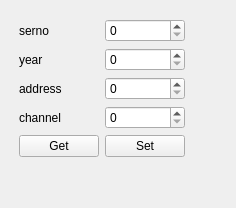
<?xml version="1.0" encoding="UTF-8"?>
<ui version="4.0">
 <class>SerialPort_V786_2_test_param</class>
 <widget class="QWidget" name="SerialPort_V786_2_test_param">
  <property name="windowTitle">
   <string>Form</string>
  </property>
  <layout class="QVBoxLayout" name="verticalLayout">
   <item>
    <layout class="QGridLayout" name="gridLayout_2">
     <property name="leftMargin">
      <number>8</number>
     </property>
     <property name="topMargin">
      <number>8</number>
     </property>
     <item row="0" column="0">
      <layout class="QGridLayout" name="gridLayout">
       <item row="2" column="1">
        <widget class="QSpinBox" name="sb_year"/>
       </item>
       <item row="4" column="1">
        <widget class="QSpinBox" name="sb_channel"/>
       </item>
       <item row="3" column="0">
        <widget class="QLabel" name="label_3">
         <property name="text">
          <string>address</string>
         </property>
        </widget>
       </item>
       <item row="1" column="1">
        <widget class="QSpinBox" name="sb_serno"/>
       </item>
       <item row="3" column="1">
        <widget class="QSpinBox" name="sb_address"/>
       </item>
       <item row="3" column="2">
        <spacer name="horizontalSpacer">
         <property name="orientation">
          <enum>Qt::Horizontal</enum>
         </property>
         <property name="sizeHint" stdset="0">
          <size>
           <width>40</width>
           <height>20</height>
          </size>
         </property>
        </spacer>
       </item>
       <item row="1" column="0">
        <widget class="QLabel" name="label">
         <property name="text">
          <string>serno</string>
         </property>
        </widget>
       </item>
       <item row="2" column="0">
        <widget class="QLabel" name="label_2">
         <property name="text">
          <string>year</string>
         </property>
        </widget>
       </item>
       <item row="5" column="0">
        <widget class="QPushButton" name="btn_get">
         <property name="text">
          <string>Get</string>
         </property>
        </widget>
       </item>
       <item row="5" column="1">
        <widget class="QPushButton" name="btn_set">
         <property name="text">
          <string>Set</string>
         </property>
        </widget>
       </item>
       <item row="4" column="0">
        <widget class="QLabel" name="label_4">
         <property name="text">
          <string>channel</string>
         </property>
        </widget>
       </item>
       <item row="6" column="1">
        <spacer name="verticalSpacer">
         <property name="orientation">
          <enum>Qt::Vertical</enum>
         </property>
         <property name="sizeHint" stdset="0">
          <size>
           <width>20</width>
           <height>40</height>
          </size>
         </property>
        </spacer>
       </item>
      </layout>
     </item>
    </layout>
   </item>
  </layout>
 </widget>
 <tabstops>
  <tabstop>sb_serno</tabstop>
  <tabstop>sb_year</tabstop>
  <tabstop>sb_address</tabstop>
  <tabstop>sb_channel</tabstop>
  <tabstop>btn_get</tabstop>
  <tabstop>btn_set</tabstop>
 </tabstops>
 <resources/>
 <connections/>
</ui>
